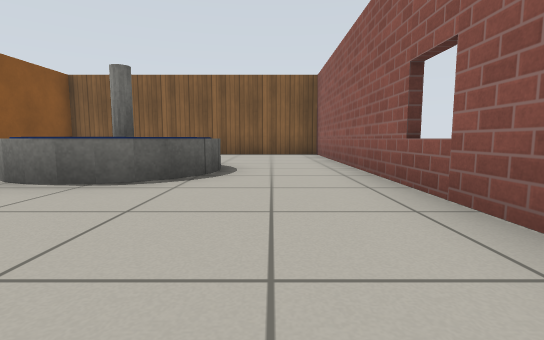
[1] (above)

16 first-person views from a walk through a world built for the Gazebo simulator. The camera is 0.5 m above the floor, tilts 6° down and sees 85° across. The floor is counted in squares, 1 m on a side. Each view is taken from the middle of a square. On the plan, view 1 faces up. The plan holds only what a view shows up to about 9 squares ahead; the rest is blank. The robots in the file are not drawn. Simple patterns stand in for the simulator's built-in surfaces. Simple shapes stand in for some stock models.

[2]
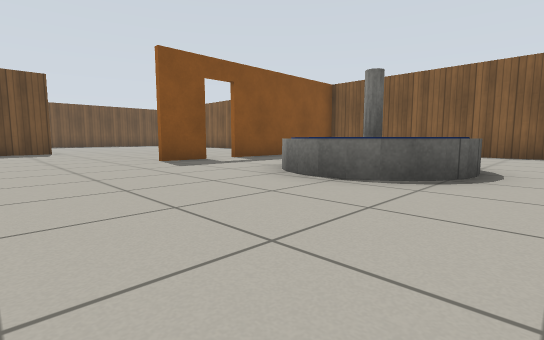

[3]
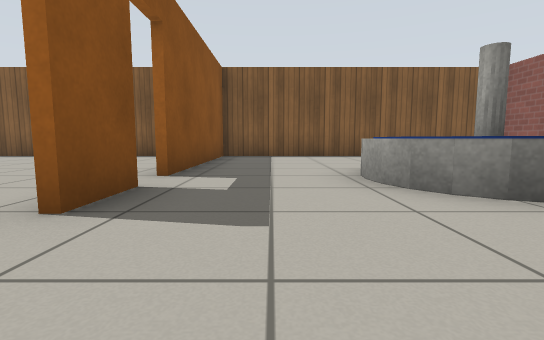

[4]
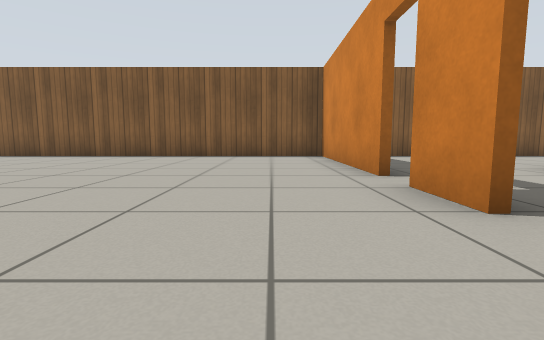

[5]
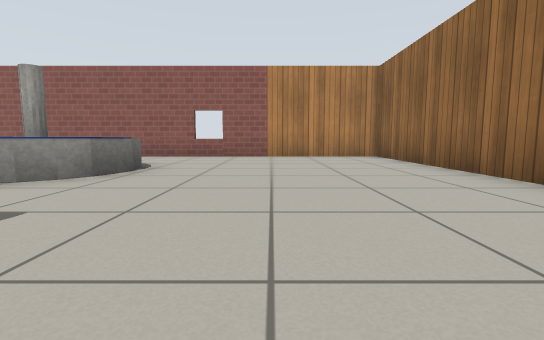

[6]
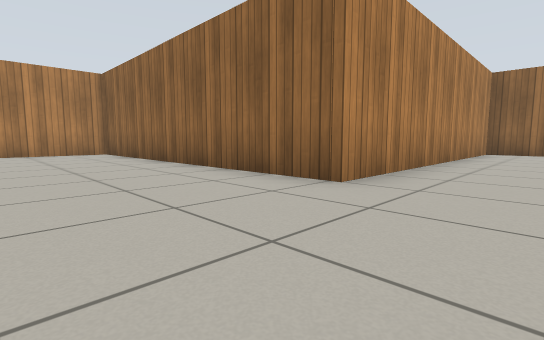

[7]
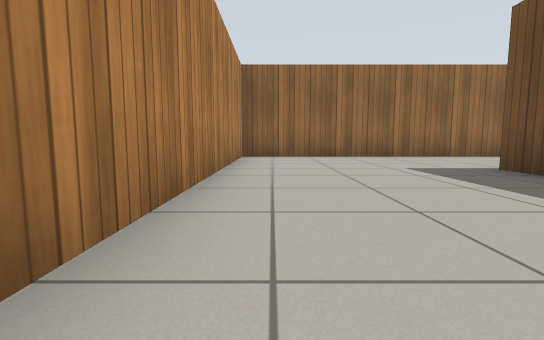

[8]
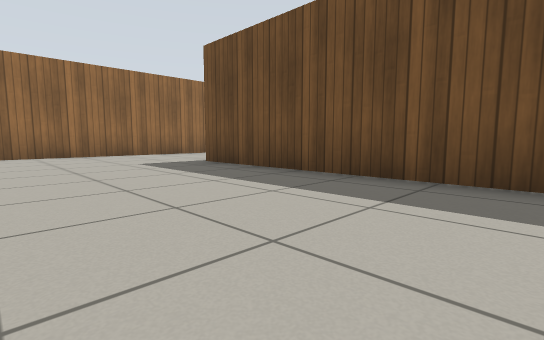

[9]
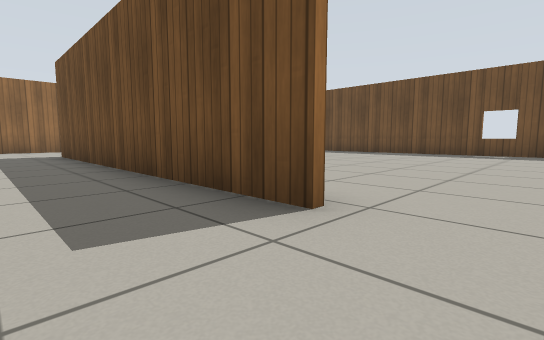

[10]
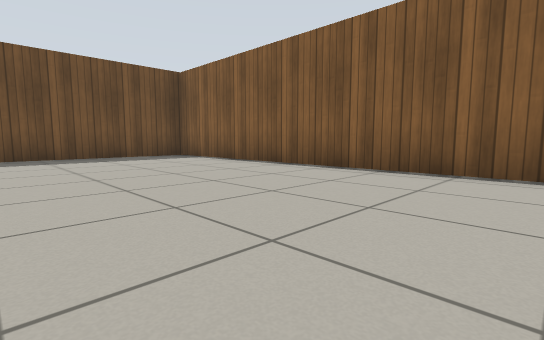

[11]
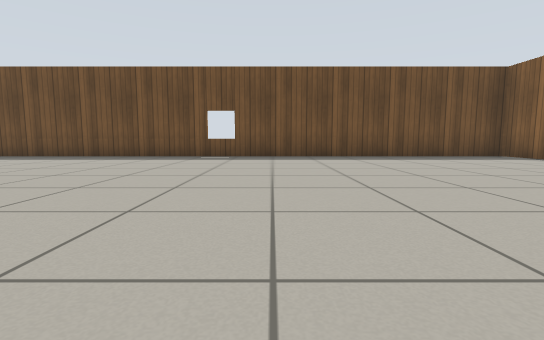

[12]
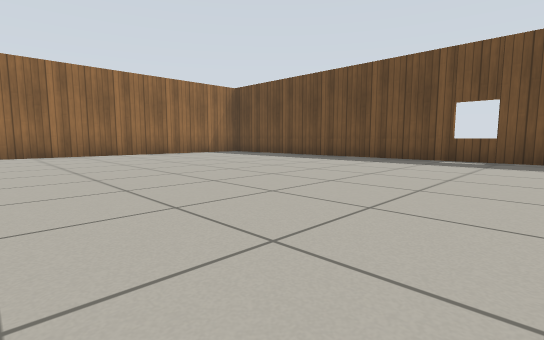

[13]
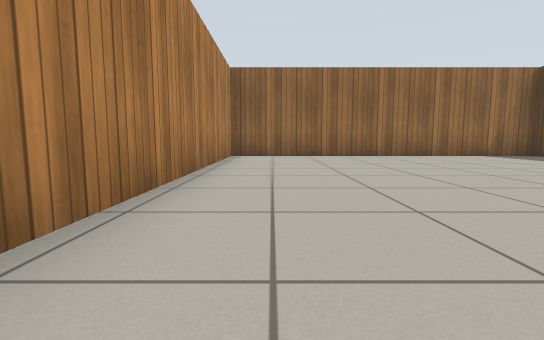

[14]
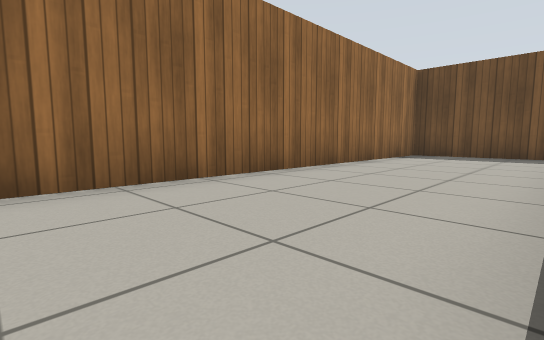

[15]
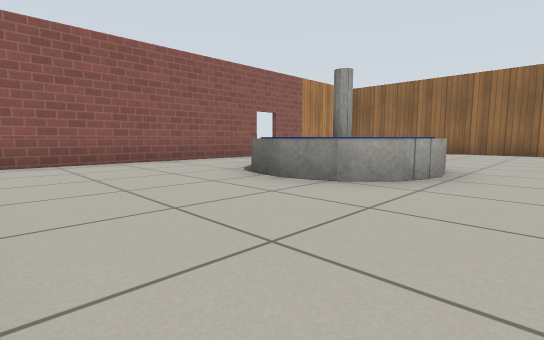

[16]
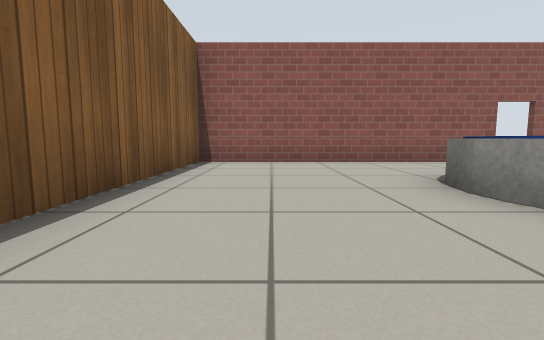

### Floor plan
Points are (right, up) in squares from view 1. A wall is a line through its corners. A room is listed if a view was taken in it or the views show most of it. See-through windows are left out.
Room 1 (views 1, 2, 3, 4, 5, 6, 7, 8, 9, 10, 11, 12, 13, 14, 15, 16)
walls: (-11.7, 1.8) (-11.7, -6.9); (-6.6, 2.9) (-6.6, 4.1); (-6.4, 4.1) (-6.4, 2.9); (-6.6, 4.9) (-6.6, 9.6); (-6.4, 9.6) (-6.4, 4.9); (-20.5, -7.4) (-20.5, -10.3) (-7.2, -10.3) (-7.2, -2) (1.4, -2) (1.4, 9.6) (-20.5, 9.6) (-20.5, -6.6) (-11.8, -6.6) (-11.8, 0.8)
ways out: open door at (-6.5, 4.5)
objects: fountain (-4, 3) to (-1, 6)

Positions as (right, up) in squares from view 1, and headings:
1: (0, 0), facing up
2: (0, 0), facing up-left
3: (-5, 1), facing up
4: (-8, 1), facing up
5: (-7, 1), facing right
6: (-9, 1), facing down-right
7: (-8, -2), facing down
8: (-8, -1), facing down-left
9: (-10, 3), facing down-left
10: (-12, 5), facing up-left
11: (-12, 3), facing left
12: (-13, 3), facing down-left
13: (-13, 2), facing down
14: (-11, -7), facing down-left
15: (-5, 9), facing down-right
16: (-5, 8), facing right
